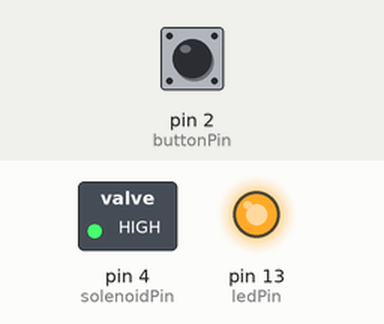
Bench run of a sketch on a simulated Arduino Uno, built with avr-gcc and run on an emulated ATmega328P. Parts: switched loads named in the sketch (green lamp = pin HIGH), output pins drawn as LEDs (lit = HIGH). The inputs (shaded band) are chosen by the test bench; at power-on: pin 2 (buttonPin) HIGH. What the sketch prints to the serial monitor is not drawn.

Above: at 18.0 s.
18.1 s: pin 2 (buttonPin) pulled LOW for 1 s
At 29.1 s:
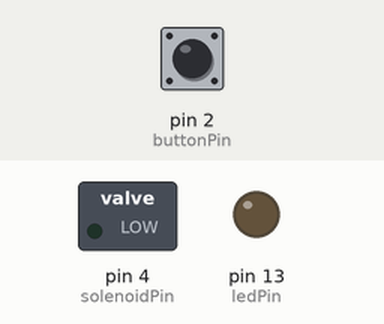
Timing chart, 0 to 29.8 s (numbered marks = the images above; inputs shaded):
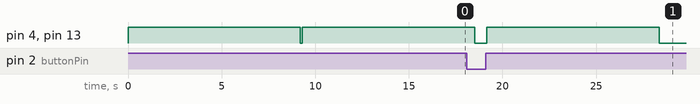

The sketch:

MG9K_main_code__1_.ino
```cpp
//---------------------Code to define initial state------------------------------------------
// this constant won't change:
const int  buttonPin = 2;    // the pin that the pushbutton is attached to
const int ledPin = 13;       // the pin that the LED is attached to
const int solenoidPin = 4;   // the pin that the TIP120 transistor's base is attached to (for solenoid)
int i = 0;

// Variables will change:
int buttonPushCounter = 0;   // counter for the number of button presses
int buttonState = 0;         // current state of the button
int lastButtonState = 0;     // previous state of the button

void setup() {
  // initialize the button pin as a input:
  pinMode(buttonPin, INPUT);
  // initialize the LED as an output:
  pinMode(ledPin, OUTPUT);
  pinMode(solenoidPin, OUTPUT);
  // initialize serial communication:
  Serial.begin(9600);
}

//--------------------Code to manipulate the behavior of the button ---------------------------
void loop() {
  // read the pushbutton input pin:
  buttonState = digitalRead(buttonPin);

  // compare the buttonState to its previous state
  if (buttonState != lastButtonState) {
    // if the state has changed, increment the counter
    if (buttonState == HIGH) {
      // if the current state is HIGH then the button went from off to on:
      buttonPushCounter++;
      Serial.println("on");
      Serial.print("Stage of button pushes: ");
      Serial.println(buttonPushCounter);
    } else {
      // if the current state is LOW then the button went from on to off:
      Serial.println("off");
    }
    // Delay a little bit to avoid bouncing
    delay(50);
  }
  // save the current state as the last state, for next time through the loop
  lastButtonState = buttonState;

//---------------------Code to actually influence the state of the box during ON/OFF ---------------------------
  //Turn on systen when being pressed once
  if (buttonPushCounter % 2 == 0) {
    //Setting Required Pins to HIGH - The system is ON and ready to unlock
    digitalWrite(ledPin, HIGH);
    digitalWrite(solenoidPin, HIGH);
    while(i<1000){Serial.println("i:"); Serial.println(i);
      i++;
    }
    buttonPushCounter=1;
    i = 0;
    //Setting Button Pin back to HIGH - resetting the state of the button
    digitalWrite(buttonPin, HIGH);
    Serial.println("on");
    Serial.print("number of button pushes: ");
    Serial.println(buttonPushCounter);

    //Setting Required Pins to LOW - The system is OFF and ready to lock the box
    digitalWrite(ledPin, LOW);
    digitalWrite(solenoidPin, LOW);
  }
}
```
